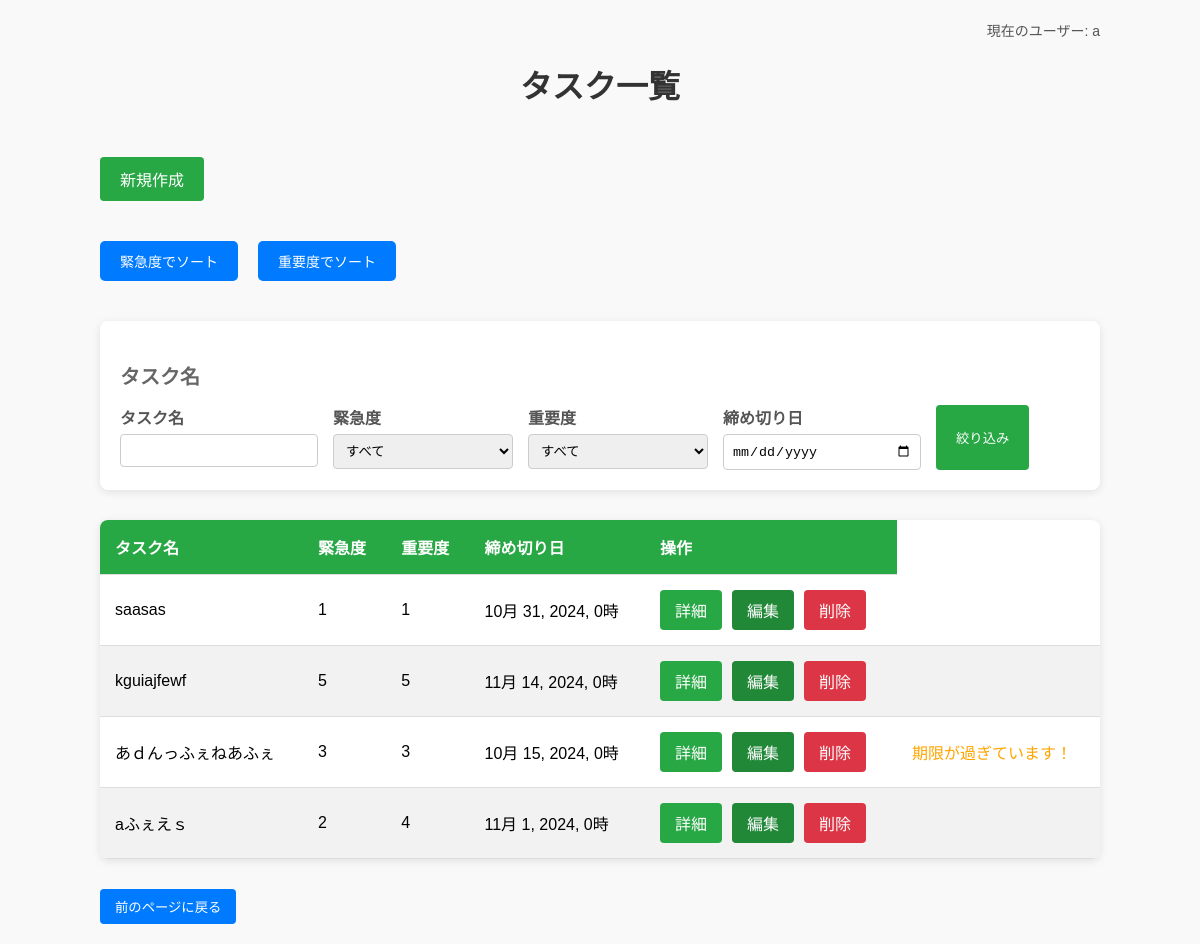
The app's page /accounts/todo_list/ (signed in) with its own data.
### accounts/models.py (models this page shows, shortened)
class Users(AbstractBaseUser, PermissionsMixin):
    username = models.CharField(max_length=150)
    email = models.EmailField(max_length=255, unique=True)
    is_active = models.BooleanField(default=True)
    is_staff = models.BooleanField(default=False)
    USERNAME_FIELD = 'email'
    REQUIRED_FIELDS = ['username']
    objects = UserManager()

class Todo(models.Model):
    title = models.CharField("タスク名", max_length=30)
    description = models.TextField("詳細", blank=True)
    deadline = models.DateTimeField("締切")
    urgency = models.IntegerField('緊急度',choices=[(i, i) for i in range(1, 6)], default=3)
    importance = models.IntegerField('重要度',choices=[(i, i) for i in range(1, 6)], default=3)
    user = models.ForeignKey(
        'accounts.Users',on_delete=models.CASCADE
    )
    def __str__(self):
        return self.title
    def is_past_due(self):
        return self.deadline < timezone.now()
    def is_approaching_deadline(self):
        return timezone.now() > self.deadline - timezone.timedelta(days=3)

### accounts/views.py (the view, shortened to what this page needs)
# urls.py: path("todo_list/", TodoList.as_view(), name="list"),
class TodoList(LoginRequiredMixin, ListView):
    template_name = 'todo_list.html'
    model = Todo
    context_object_name = "tasks"
    login_url = '/accounts/user_login/'
    def get_context_data(self, **kwargs):
        context = super().get_context_data(**kwargs)
        context['current_time'] = timezone.now()
        return context
    def get_queryset(self):
        queryset = Todo.objects.all()
        print(queryset)
        sort = self.request.GET.get('sort', None)
        if sort == 'urgency':
            queryset = queryset.order_by('-urgency')
        elif sort == 'importance':
            queryset = queryset.order_by('-importance')
        urgency_filter = self.request.GET.get('urgency', None)
        if urgency_filter:
            queryset = queryset.filter(urgency=urgency_filter)
        importance_filter = self.request.GET.get('importance', None)
        if importance_filter:
            queryset = queryset.filter(importance=importance_filter)
        title_filter = self.request.GET.get('title', None)
        if title_filter:
            queryset = queryset.filter(title__icontains=title_filter)
        return queryset

### templates/todo_list.html (shortened to what this page needs)
<!DOCTYPE html>
<html lang="ja">
<head>
</head>
<body>
    <div class="container">
        <div class="user-info">
            {% if request.user.is_authenticated %}
                現在のユーザー: {{ request.user.username }}
            {% else %}
                ログインしていません。
            {% endif %}
        </div>
        <h1>タスク一覧</h1>
        <a href="{% url 'accounts:create' %}" class="create-btn">新規作成</a>
        <div class="sort-buttons">
            <a href="javascript:void(0);" onclick="sortTable('urgency')">緊急度でソート</a>
            <a href="javascript:void(0);" onclick="sortTable('importance')">重要度でソート</a>
        </div>
        <div class="filter-section">
            <h3>タスク名</h3>
            <form id="filter-form">
                <div>
                    <label for="title">タスク名</label>
                    <input type="text" name="title" id="title">
                </div>
                <div>
                    <label for="urgency">緊急度</label>
                    <select name="urgency" id="urgency">
                        <option value="">すべて</option>
                    </select>
                </div>
                <div>
                    <label for="importance">重要度</label>
                    <select name="importance" id="importance">
                        <option value="">すべて</option>
                    </select>
                </div>
                <div>
                    <label for="deadline">締め切り日</label>
                    <input type="date" id="deadline" name="deadline">
                </div>
                <button type="button" onclick="filterTasks()">絞り込み</button>
            </form>
        </div>
        <table class="task-table" id="task-table">
            <thead>
                <tr>
                    <th>タスク名</th>
                    <th>緊急度</th>
                    <th>重要度</th>
                    <th>締め切り日</th>
                    <th class="actions">操作</th>
                </tr>
            </thead>
            <tbody>
                {% for task in tasks %}
                <tr>
                    <td>{{ task.title }}</td>
                    <td>{{ task.urgency }}</td>
                    <td>{{ task.importance }}</td>
                    <td>{{ task.deadline }}</td>
                    <td class="actions">
                        <div class="btn-group">
                            <a href="{% url 'accounts:detail' task.pk %}" class="detail-btn">詳細</a>
                            <a href="{% url 'accounts:update' task.pk %}" class="update-btn">編集</a>
                            <a href="{% url 'accounts:delete' task.pk %}" class="delete-btn">削除</a>
                        </div>
                    </td>
                    <td>
                        {% if task.is_past_due %}
                            <span style="color: orange;">期限が過ぎています！</span>
                        {% elif task.is_approaching_deadline %}
                            <span class="approaching-deadline" style="color: yellow;">締め切りまで3日以内です！</span>
                        {% endif %}
                    </td>
                </tr>
                {% empty %}
                <tr>
                    <td colspan="5" class="no-tasks">タスクがありません</td>
                </tr>
                {% endfor %}
            </tbody>
        </table>
        <form action="{% url 'accounts:home' %}" method="GET">
            <button type="submit" class="back-btn">前のページに戻る</button>
        </form>
    </div>
</body>
</html>

### templates/todo_list.html (style rules this page uses)
body { font-family: 'Arial', sans-serif; background-color: #f9f9f9; margin: 0; padding: 0; }
.container { max-width: 1000px; margin: 0 auto; padding: 20px; }
h1 { text-align: center; color: #333; margin-bottom: 30px; }
.user-info { text-align: right; font-size: 14px; color: #555; margin-bottom: 15px; }
.filter-section { background-color: #fff; padding: 20px; border-radius: 8px; box-shadow: 0 2px 8px rgba(0, 0, 0, 0.1); margin-bottom: 30px; }
.filter-section h3 { margin-bottom: 15px; color: #666; font-size: 20px; }
.filter-section form { display: flex; flex-wrap: wrap; gap: 15px; }
.filter-section label { display: block; font-weight: bold; margin-bottom: 5px; color: #555; }
.filter-section input[type="text"], .filter-section select, .filter-section input[type="date"] { padding: 8px; border: 1px solid #ccc; border-radius: 4px; width: 180px; }
.filter-section button { background-color: #28a745; color: #fff; border: none; padding: 10px 20px; cursor: pointer; border-radius: 4px; transition: background-color 0.3s; }
.task-table { width: 100%; border-collapse: collapse; margin-bottom: 30px; background-color: #fff; border-radius: 8px; overflow: hidden; box-shadow: 0 2px 8px rgba(0, 0, 0, 0.1); }
.task-table thead { background-color: #28a745; color: #fff; }
.task-table th, .task-table td { padding: 15px; text-align: left; border-bottom: 1px solid #ddd; }
.task-table th { font-weight: bold; }
.task-table tr:nth-child(even) { background-color: #f2f2f2; }
.back-btn, .create-btn, .update-btn, .delete-btn, .detail-btn { display: inline-block; text-decoration: none; padding: 8px 15px; border-radius: 4px; transition: background-color 0.3s; }
.back-btn { background-color: #007bff; color: #fff; border: none; }
.create-btn { background-color: #28a745; color: #fff; padding: 10px 20px; margin: 20px 0; }
.update-btn { background-color: #218838; color: #fff; }
.delete-btn { background-color: #dc3545; color: #fff; }
.detail-btn { background-color: #28a745; color: #fff; }
.btn-group { display: flex; gap: 10px; }
.actions { text-align: center; }
.sort-buttons { display: flex; justify-content: flex-start; margin-bottom: 20px; }
.sort-buttons a { display: inline-block; background-color: #007bff; color: #fff; padding: 10px 20px; margin: 20px 20px 20px 0; border-radius: 5px; text-decoration: none; transition: background-color 0.3s; font-size: 14px; }

### records on screen
Users: user.username "a"
Todo: title "saasas", urgency "1", importance "1", deadline "10月 31, 2024, 0時"
Todo: title "kguiajfewf", urgency "5", importance "5", deadline "11月 14, 2024, 0時"
Todo: title "あｄんっふぇねあふぇ", urgency "3", importance "3", deadline "10月 15, 2024, 0時", shows "期限が過ぎています！"
Todo: title "aふぇえｓ", urgency "2", importance "4", deadline "11月 1, 2024, 0時"
